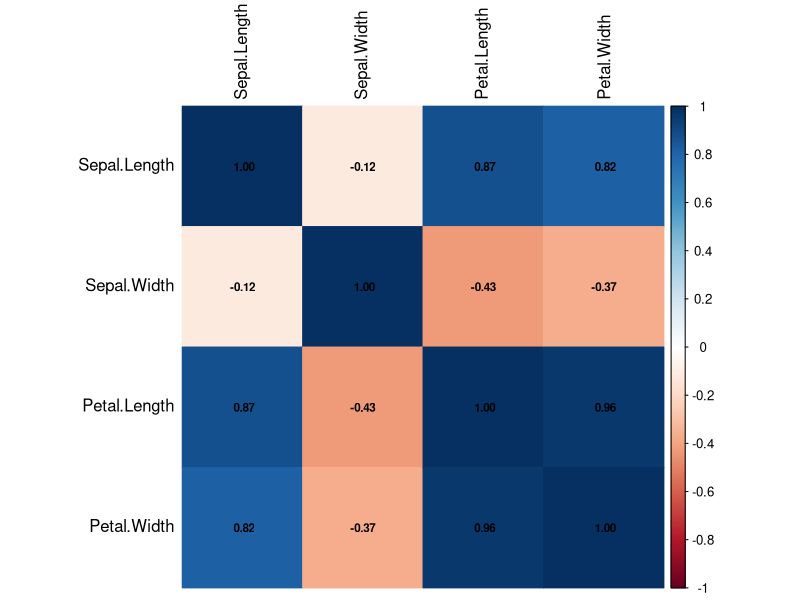

R code for this plot:
#5
data(iris)
num_data<-iris[,1:4]
num_data
cor_matrix<-cor(num_data)
cor_matrix
library(corrplot)
corrplot(cor_matrix,method="color",addCoef.col="black",tl.col="black",number.cex=0.7)
anova_model<-aov(Petal.Length~Species,data=iris)
summary(anova_model)
ancova_model<-aov(Petal.Length~Sepal.Length+Species,data=iris)
summary(ancova_model)
